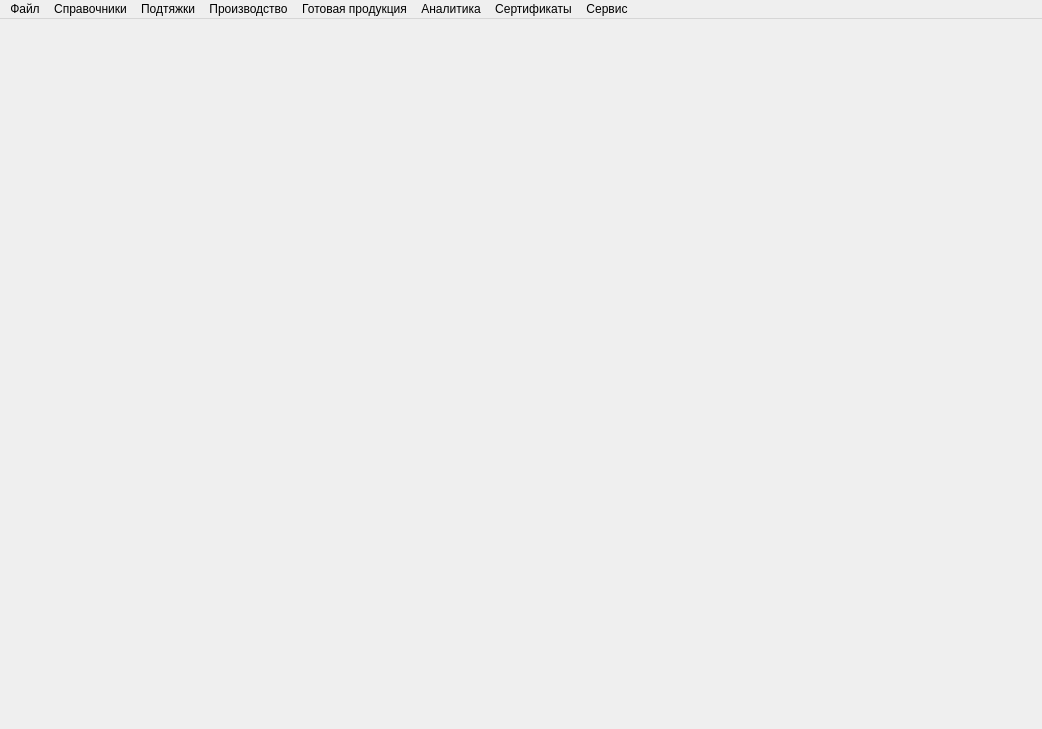
<?xml version="1.0" encoding="UTF-8"?>
<ui version="4.0">
 <class>MainWindow</class>
 <widget class="QMainWindow" name="MainWindow">
  <property name="geometry">
   <rect>
    <x>0</x>
    <y>0</y>
    <width>1042</width>
    <height>729</height>
   </rect>
  </property>
  <property name="windowTitle">
   <string>Производство проволоки</string>
  </property>
  <widget class="QWidget" name="centralWidget">
   <layout class="QVBoxLayout" name="verticalLayout">
    <item>
     <widget class="QTabWidget" name="tabWidget">
      <property name="documentMode">
       <bool>true</bool>
      </property>
      <property name="tabsClosable">
       <bool>true</bool>
      </property>
      <property name="movable">
       <bool>true</bool>
      </property>
     </widget>
    </item>
   </layout>
  </widget>
  <widget class="QMenuBar" name="menuBar">
   <property name="geometry">
    <rect>
     <x>0</x>
     <y>0</y>
     <width>1042</width>
     <height>22</height>
    </rect>
   </property>
   <widget class="QMenu" name="menu">
    <property name="title">
     <string>Файл</string>
    </property>
    <addaction name="actionExit"/>
   </widget>
   <widget class="QMenu" name="menu_2">
    <property name="title">
     <string>Справочники</string>
    </property>
    <addaction name="actionEdtWire"/>
    <addaction name="actionSpool"/>
    <addaction name="actionRoute"/>
    <addaction name="actionLine"/>
    <addaction name="actionMatr"/>
   </widget>
   <widget class="QMenu" name="menu_3">
    <property name="title">
     <string>Производство</string>
    </property>
    <addaction name="actionAnn"/>
    <addaction name="actionPart"/>
    <addaction name="actionLbl"/>
   </widget>
   <widget class="QMenu" name="menu_4">
    <property name="title">
     <string>Готовая продукция</string>
    </property>
    <addaction name="actionPerepack"/>
    <addaction name="actionPrecense"/>
    <addaction name="actionReport"/>
    <addaction name="actionWarehouse"/>
    <addaction name="actionNakl"/>
    <addaction name="actionNorm"/>
   </widget>
   <widget class="QMenu" name="menu_5">
    <property name="title">
     <string>Аналитика</string>
    </property>
    <addaction name="actionCubeSpool"/>
    <addaction name="actionCubePack"/>
    <addaction name="actionCubeAdd"/>
    <addaction name="actionCubeSrc"/>
    <addaction name="actionCubePerepack"/>
    <addaction name="actionCubePodt"/>
    <addaction name="actionCubePodtOut"/>
   </widget>
   <widget class="QMenu" name="menu_6">
    <property name="title">
     <string>Сертификаты</string>
    </property>
    <addaction name="actionShip"/>
    <addaction name="actionCod"/>
   </widget>
   <widget class="QMenu" name="menu_7">
    <property name="title">
     <string>Сервис</string>
    </property>
    <addaction name="actionRefresh"/>
   </widget>
   <widget class="QMenu" name="menu_8">
    <property name="title">
     <string>Подтяжки</string>
    </property>
    <addaction name="actionPodt"/>
    <addaction name="actionPrecensePodt"/>
    <addaction name="actionReportPodt"/>
    <addaction name="actionFixPodt"/>
    <addaction name="actionPodtNakl"/>
    <addaction name="actionPodtNorm"/>
   </widget>
   <addaction name="menu"/>
   <addaction name="menu_2"/>
   <addaction name="menu_8"/>
   <addaction name="menu_3"/>
   <addaction name="menu_4"/>
   <addaction name="menu_5"/>
   <addaction name="menu_6"/>
   <addaction name="menu_7"/>
  </widget>
  <action name="actionEdtWire">
   <property name="text">
    <string>Марки проволоки</string>
   </property>
   <property name="shortcut">
    <string>F4</string>
   </property>
  </action>
  <action name="actionPodt">
   <property name="text">
    <string>Партии подтяжек</string>
   </property>
   <property name="shortcut">
    <string>F3</string>
   </property>
  </action>
  <action name="actionAnn">
   <property name="text">
    <string>Отжиг</string>
   </property>
   <property name="shortcut">
    <string>F2</string>
   </property>
  </action>
  <action name="actionPart">
   <property name="checked">
    <bool>false</bool>
   </property>
   <property name="text">
    <string>Партии</string>
   </property>
   <property name="shortcut">
    <string>F1</string>
   </property>
  </action>
  <action name="actionCubeSpool">
   <property name="text">
    <string>Анализ намотки</string>
   </property>
  </action>
  <action name="actionSpool">
   <property name="text">
    <string>Тип намотки</string>
   </property>
  </action>
  <action name="actionExit">
   <property name="icon">
    <iconset theme="application-exit">
     <normaloff>.</normaloff>.</iconset>
   </property>
   <property name="text">
    <string>Выход</string>
   </property>
  </action>
  <action name="actionRoute">
   <property name="text">
    <string>Маршруты</string>
   </property>
  </action>
  <action name="actionPerepack">
   <property name="text">
    <string>Перепаковка</string>
   </property>
   <property name="shortcut">
    <string>F7</string>
   </property>
  </action>
  <action name="actionPrecense">
   <property name="text">
    <string>Наличие в цехе</string>
   </property>
  </action>
  <action name="actionReport">
   <property name="text">
    <string>Отчет</string>
   </property>
   <property name="shortcut">
    <string>F8</string>
   </property>
  </action>
  <action name="actionWarehouse">
   <property name="text">
    <string>Движение партий</string>
   </property>
  </action>
  <action name="actionCubeAdd">
   <property name="text">
    <string>Анализ поступления</string>
   </property>
  </action>
  <action name="actionCubeSrc">
   <property name="text">
    <string>Анализ расхода катанки</string>
   </property>
  </action>
  <action name="actionShip">
   <property name="text">
    <string>Сертификаты на отгрузки</string>
   </property>
   <property name="shortcut">
    <string>F5</string>
   </property>
  </action>
  <action name="actionCod">
   <property name="text">
    <string>Проверить код</string>
   </property>
  </action>
  <action name="actionRefresh">
   <property name="icon">
    <iconset theme="view-refresh">
     <normaloff>.</normaloff>.</iconset>
   </property>
   <property name="text">
    <string>Обновить все данные</string>
   </property>
  </action>
  <action name="actionLine">
   <property name="text">
    <string>Оборудование</string>
   </property>
  </action>
  <action name="actionLbl">
   <property name="text">
    <string>Этикетки (ручной режим)</string>
   </property>
   <property name="shortcut">
    <string>F6</string>
   </property>
  </action>
  <action name="actionCubePerepack">
   <property name="text">
    <string>Анализ перепаковки</string>
   </property>
  </action>
  <action name="actionNakl">
   <property name="text">
    <string>Накладные</string>
   </property>
   <property name="shortcut">
    <string>F9</string>
   </property>
  </action>
  <action name="actionCubePodt">
   <property name="text">
    <string>Анализ подтяжек</string>
   </property>
  </action>
  <action name="actionPrecensePodt">
   <property name="text">
    <string>Наличие подтяжек</string>
   </property>
   <property name="shortcut">
    <string>F12</string>
   </property>
  </action>
  <action name="actionReportPodt">
   <property name="text">
    <string>Отчет по подтяжкам</string>
   </property>
   <property name="shortcut">
    <string>F10</string>
   </property>
  </action>
  <action name="actionFixPodt">
   <property name="text">
    <string>Фиксированные остатки подтяжек</string>
   </property>
  </action>
  <action name="actionPodtNakl">
   <property name="text">
    <string>Накладные подтяжек</string>
   </property>
   <property name="shortcut">
    <string>F11</string>
   </property>
  </action>
  <action name="actionMatr">
   <property name="text">
    <string>Материалы</string>
   </property>
  </action>
  <action name="actionPodtNorm">
   <property name="text">
    <string>Расход материалов на подтяжку</string>
   </property>
  </action>
  <action name="actionNorm">
   <property name="text">
    <string>Расход материалов на готовую продукцию</string>
   </property>
  </action>
  <action name="actionCubePack">
   <property name="text">
    <string>Анализ упаковки</string>
   </property>
  </action>
  <action name="actionCubePodtOut">
   <property name="text">
    <string>Анализ расхода подтяжек</string>
   </property>
  </action>
 </widget>
 <layoutdefault spacing="6" margin="11"/>
 <resources/>
 <connections/>
</ui>
